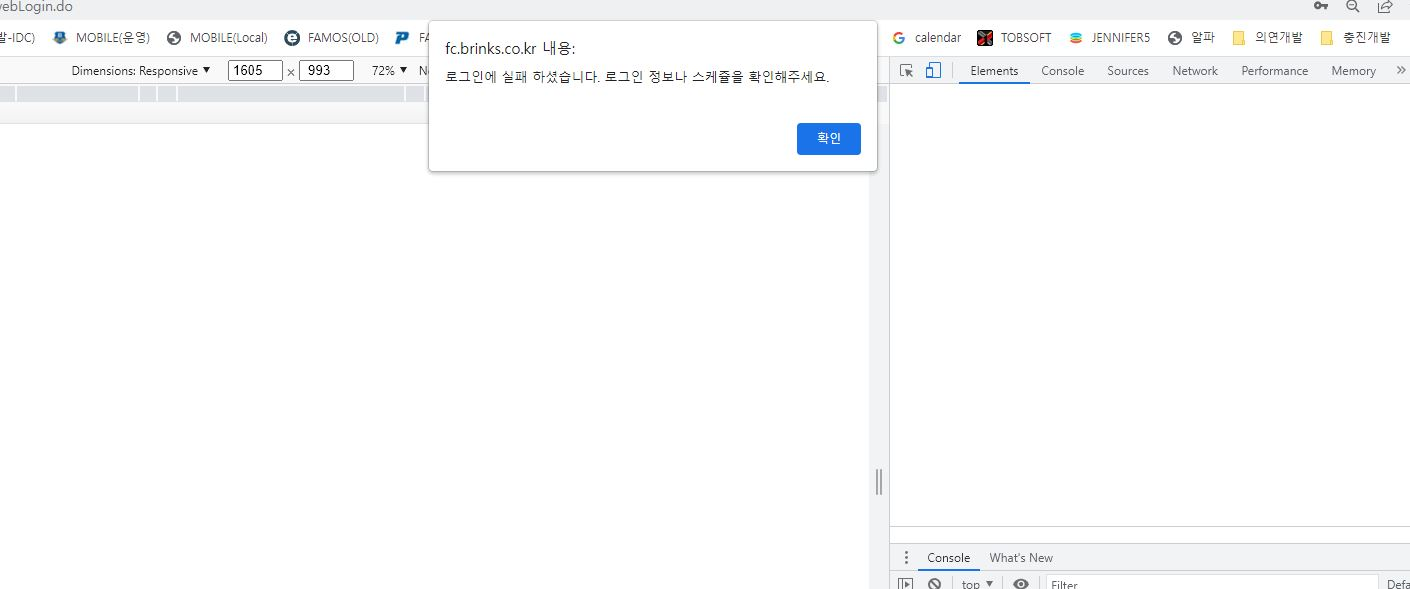
#> input picture python_stock/ch2/library/test1.JPG, 1410 x 589 px, found by its file name
$ python pillow_example.py
#> lines starting #> are read from the running program, lines starting #| are printed output that depends on the picture
from PIL import Image

image = Image.open("c://test1.JPG")
#> image is the input picture: PIL image 1410x589 RGB; mean R, G, B 250.8, 251.2, 251.6

print(type(image))
#| <class 'PIL.JpegImagePlugin.JpegImageFile'>

image.show()

from PIL import Image

img = Image.open("c://test1.JPG")
print(f'이미지파일이름 : {img.filename}')
#| 이미지파일이름 : python_stock/ch2/library/test1.JPG
print(f'이미지파일형식 : {img.format}')
#| 이미지파일형식 : JPEG
print(f'이미지용량 : {img.size}')
#| 이미지용량 : (1410, 589)
print(f'이미지색상모드 : {img.mode}')
#| 이미지색상모드 : RGB
print(f'이미지width : {img.width}')
#| 이미지width : 1410
print(f'이미지 height : {img.height}')
#| 이미지 height : 589


# 이미지 크기 변경하기
resize_img = image.resize((800, 800))
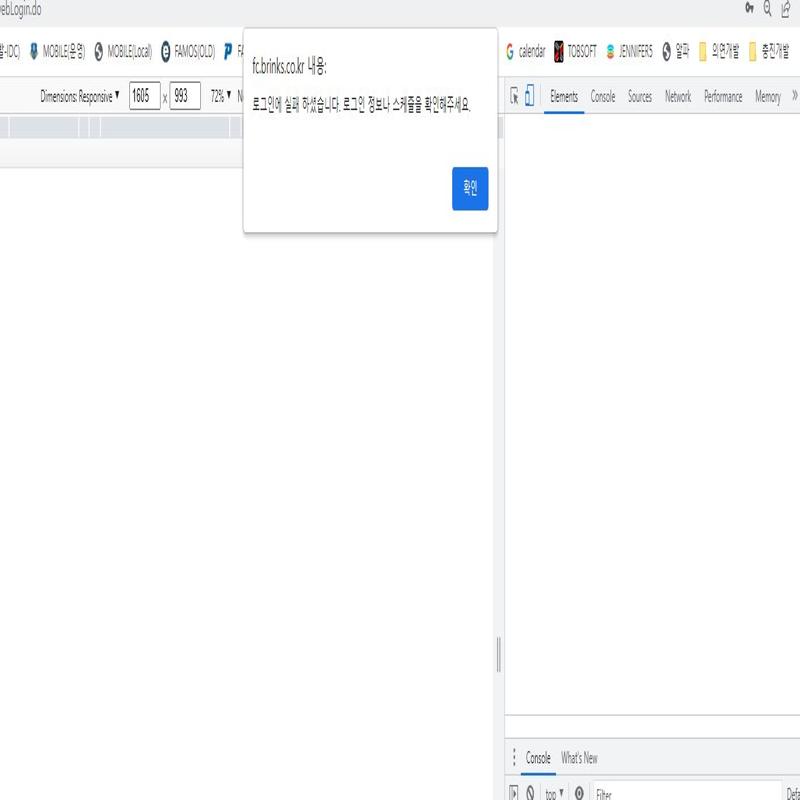
#> resize_img: PIL image 800x800 RGB; mean R, G, B 250.8, 251.2, 251.6
resize_img.save("C://test2_800x800.jpg")
